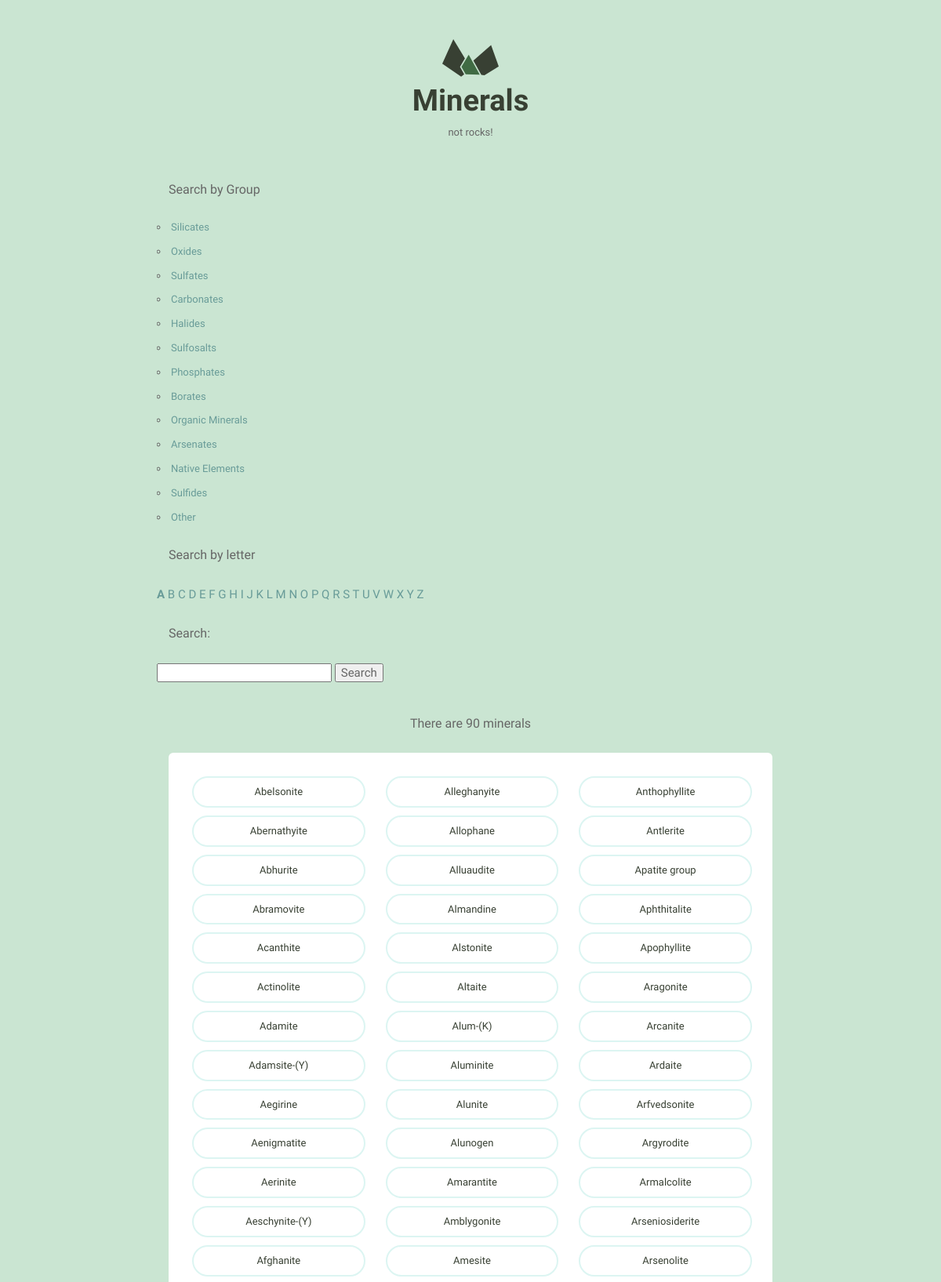
The page /letter/A/ (upper part) on the database its author committed.
### info/models.py (models this page shows, shortened)
class Mineral(models.Model):
    name = models.CharField(max_length=200)
    image_filename = models.CharField(max_length=200)
    image_caption = models.CharField(max_length=200)
    category = models.CharField(max_length=200)
    formula = models.CharField(max_length=200)
    strunz_classification = models.CharField(max_length=200)
    color = models.CharField(max_length=200)
    crystal_system = models.CharField(max_length=200)
    unit_cell = models.CharField(max_length=200)
    crystal_symmetry = models.CharField(max_length=200)
    cleavage = models.CharField(max_length=200)
    mohs_scale_hardness = models.CharField(max_length=200)
    luster = models.CharField(max_length=200)
    streak = models.CharField(max_length=200)
    diaphaneity = models.CharField(max_length=200)
    optical_properties = models.CharField(max_length=200)
    refractive_index = models.CharField(max_length=200)
    crystal_habit = models.CharField(max_length=200)
    specific_gravity = models.CharField(max_length=200)
    group = models.CharField(max_length=200, blank=True, default='')

### info/views.py (the view)
# urls.py: path('letter/<letter>/', views.search_by_letter, name='letter'),
def search_by_letter(request, letter=None):
    all_minerals = Mineral.objects.all()
    minerals = all_minerals.filter(name__istartswith=letter)
    return render(request, 'minerals/letter.html',
                  {
                      'all_minerals': all_minerals,
                      'groups': groups,
                      'alphabet': alphabet,
                      'letter': letter,
                      'minerals': minerals,
                  })

### templates/minerals/letter.html
{% extends 'minerals/layout.html' %}
{% block content %}
<p class="text-centered">There are {{ minerals|length }} minerals </p>
    <div class="grid-100">
        <ul class="minerals__container">
            {% for mineral in minerals %}
            <li class="minerals__item">
                <a class="minerals__anchor" href="{% url 'detail' pk=mineral.pk %}"> {{ mineral.name }}</a>
            </li>
            {% endfor %}
        </ul>
    </div>
{% endblock %}

### static/css/global.css (style rules this page uses)
html { font-family: sans-serif; -ms-text-size-adjust: 100%; -webkit-text-size-adjust: 100%; }
body { margin: 0; }
a { background-color: transparent; }
html { font-size: 62.5%; }
body { background-color: #CAE5D2; font-size: 1.5em; line-height: 1.6; font-weight: 400; font-family: "Cousine"; color: #666; }
.grid, .grid-5, .grid-10, .grid-15, .grid-20, .grid-25, .grid-30, .grid-33, .grid-35, .grid-40, .grid-45, .grid-50, .grid-55, .grid-60, .grid-65, .grid-66, .grid-70, .grid-75, .grid-80, .grid-90, .grid-95, .grid-100 { float: left; box-sizing: border-box; position: relative; }
.grid-100 { width: 100%; padding: 0 15px; }
p { margin-top: 0; font-size: 1.6rem; }
a { color: #689b98; text-decoration: none; -webkit-transition: color 0.2s; -moz-transition: color 0.2s; -ms-transition: color 0.2s; -o-transition: color 0.2s; transition: color 0.2s; }
ul { list-style: circle inside; padding-left: 0; margin-top: 0; }
li { margin-bottom: 1rem; font-size: 1.3rem; }
table, p, ul { margin-bottom: 2.5rem; }
.text-centered { text-align: center; }
.minerals__container { background-color: #fff; border-radius: 6px; list-style: none; padding: 30px 30px 20px 30px; -webkit-column-gap: 30px; -moz-column-gap: 30px; column-gap: 30px; }
@media (min-width: 640px) { .minerals__container { -webkit-column-count: 3; -moz-column-count: 3; column-count: 3; } }
.minerals__anchor { border: solid 2px #DCF5F2; border-radius: 100px; color: #384033; display: block; font-size: 13px; text-align: center; padding: 8px 0 7px 0; width: 100%; transition: background-color 200ms ease-in-out, font-weight 200ms ease-in-out, color 200ms ease-in-out; }

### rows shown on the page
Mineral: name "Abelsonite"
Mineral: name "Abernathyite"
Mineral: name "Abhurite"
Mineral: name "Abramovite"
Mineral: name "Acanthite"
Mineral: name "Actinolite"
Mineral: name "Adamite"
Mineral: name "Adamsite-(Y)"
Mineral: name "Aegirine"
Mineral: name "Aenigmatite"
Mineral: name "Aerinite"
Mineral: name "Aeschynite-(Y)"
Mineral: name "Afghanite"
Mineral: name "Alleghanyite"
Mineral: name "Allophane"
Mineral: name "Alluaudite"
Mineral: name "Almandine"
Mineral: name "Alstonite"
Mineral: name "Altaite"
Mineral: name "Alum-(K)"
Mineral: name "Aluminite"
Mineral: name "Alunite"
Mineral: name "Alunogen"
Mineral: name "Amarantite"
Mineral: name "Amblygonite"
Mineral: name "Amesite"
Mineral: name "Anthophyllite"
Mineral: name "Antlerite"
Mineral: name "Apatite group"
Mineral: name "Aphthitalite"
Mineral: name "Apophyllite"
Mineral: name "Aragonite"
Mineral: name "Arcanite"
Mineral: name "Ardaite"
Mineral: name "Arfvedsonite"
Mineral: name "Argyrodite"
Mineral: name "Armalcolite"
Mineral: name "Arseniosiderite"
Mineral: name "Arsenolite"

### other values the page prints
{{ group }} "Silicates" "Oxides" "Sulfates" "Carbonates" "Halides" "Sulfosalts" "Phosphates" "Borates" "Organic Minerals" "Arsenates" "Native Elements" "Sulfides" "Other"
{{ character }} "A" "B" "C" "D" "E" "F" "G" "H" "I" "J" "K" "L" "M" "N" "O" "P" "Q" "R" "S" "T" "U" "V" "W" "X" "Y" "Z"
{{ minerals|length }} "90"
